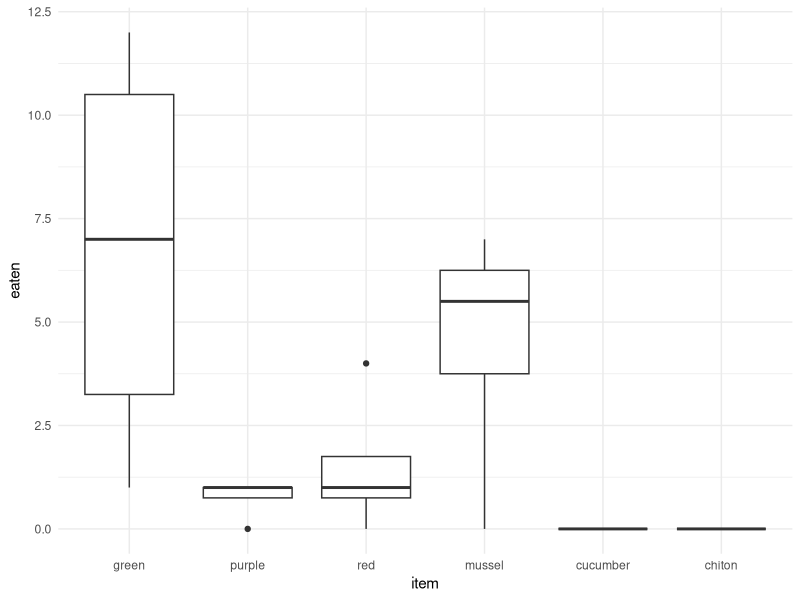
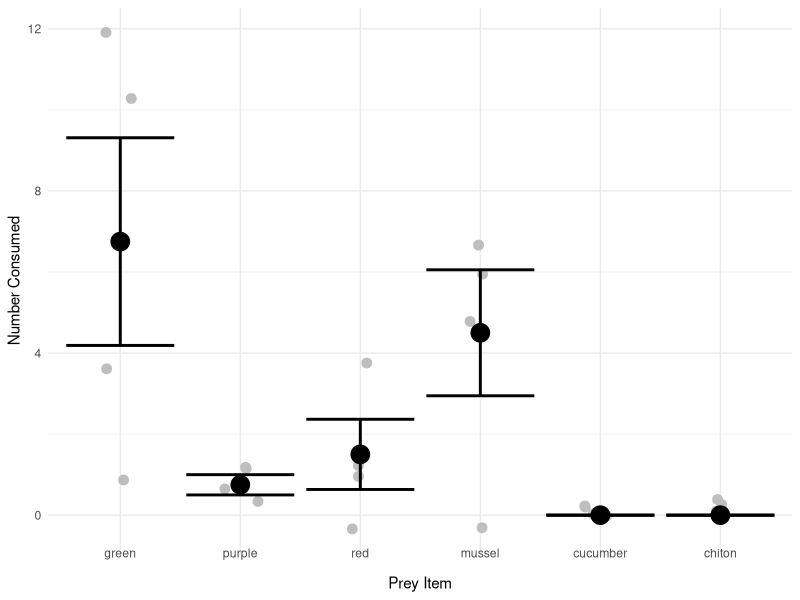
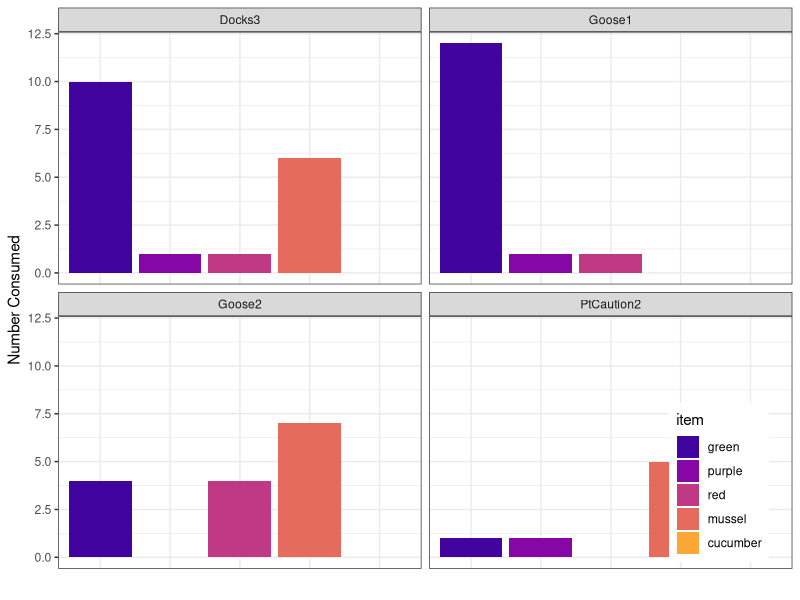
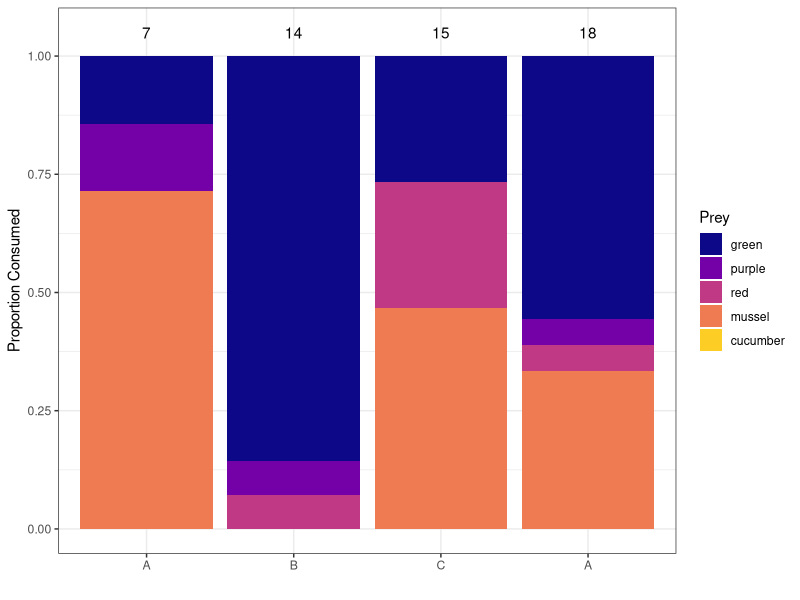
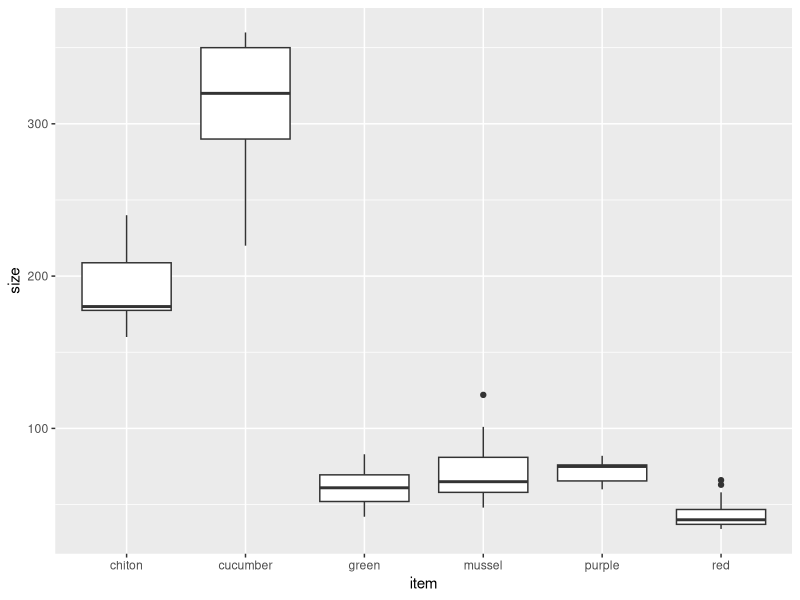
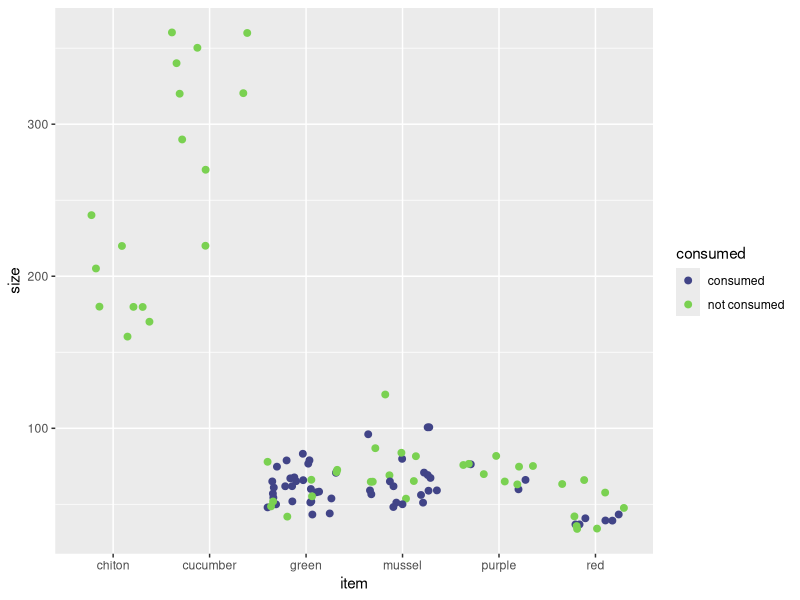
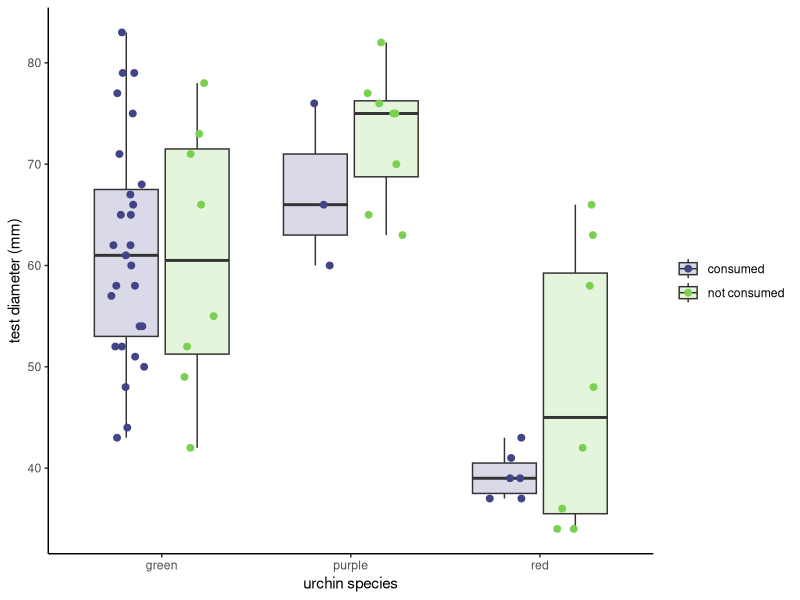
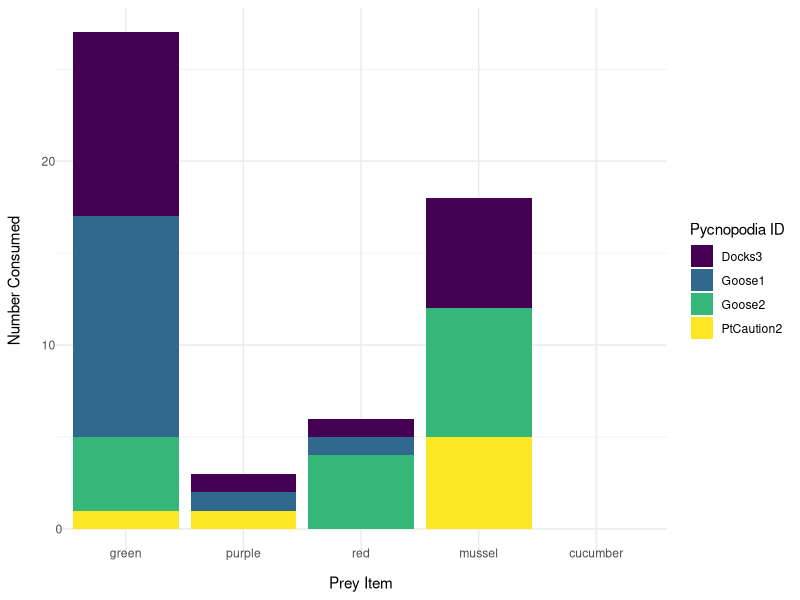

The R script that drew these images, in order: (Note: this script raises an error after producing the figures.)
#++++++++++++++++++++++++++++++++++++++++++++++++++++++++++++++++++++++++++++++++++
#                                                                                ##
# Pycno Feeding Preference Cafeteria Experiment                                  ##
# Data are current as of 2022-08-04                                              ##
# Data source: Ross Whippo - OIMB/FHL                                            ##
# R code prepared by Ross Whippo                                                 ##
# Last updated 2022-08-04                                                        ##
#                                                                                ##
#++++++++++++++++++++++++++++++++++++++++++++++++++++++++++++++++++++++++++++++++++

# SUMMARY:


# Required Files (check that script is loading latest version):
# PycnoFeeding_cafeteria.csv

# Associated Scripts:
# FILE.R

# TO DO 

# +++++++++++++++++++++++++++++++++++++++++++++++++++++++++++++++++++++++++++++++++
# TABLE OF CONTENTS                                                            ####
#                                                                                 +
# RECENT CHANGES TO SCRIPT                                                        +
# LOAD PACKAGES                                                                   +
# READ IN AND PREPARE DATA                                                        +
# MANIPULATE DATA                                                                 +
#                                                                                 +
#++++++++++++++++++++++++++++++++++++++++++++++++++++++++++++++++++++++++++++++++++

#++++++++++++++++++++++++++++++++++++++++++++++++++++++++++++++++++++++++++++++++++
# RECENT CHANGES TO SCRIPT                                                     ####
#++++++++++++++++++++++++++++++++++++++++++++++++++++++++++++++++++++++++++++++++++

# 2022-08-04 Script created

#++++++++++++++++++++++++++++++++++++++++++++++++++++++++++++++++++++++++++++++++++
# LOAD PACKAGES                                                                ####
#++++++++++++++++++++++++++++++++++++++++++++++++++++++++++++++++++++++++++++++++++

library(tidyverse)
library(viridis)
library(vegan)
library(rstatix)
library(ggpubr)
library(reshape2)

#++++++++++++++++++++++++++++++++++++++++++++++++++++++++++++++++++++++++++++++++++
# READ IN AND PREPARE DATA                                                     ####
#++++++++++++++++++++++++++++++++++++++++++++++++++++++++++++++++++++++++++++++++++

cafeteria <- read_csv("Data/PycnoFeeding_cafeteria.csv")
PycnoMetrics <- read_csv("Data/PycnoMetrics.csv")

#++++++++++++++++++++++++++++++++++++++++++++++++++++++++++++++++++++++++++++++++++
# MANIPULATE DATA                                                              ####
#++++++++++++++++++++++++++++++++++++++++++++++++++++++++++++++++++++++++++++++++++

# create column for counts of consumed critters
consumed <- cafeteria %>%
  mutate(consumed = as.integer(!(is.na(consumed_date)))) %>%
  group_by(pycnoID, item) %>%
  summarise(eaten = sum(consumed))

consumed$item <- factor(consumed$item, levels = c("green", "purple", "red", "mussel", "cucumber", "chiton"))

#++++++++++++++++++++++++++++++++++++++++++++++++++++++++++++++++++++++++++++++++++
# FIGURES                                                                      ####
#++++++++++++++++++++++++++++++++++++++++++++++++++++++++++++++++++++++++++++++++++

# boxplot of number of items consumed per pycno

consumed %>%
  ggplot(aes(x = item, y = eaten)) +
  geom_boxplot() +
  theme_minimal()

# mean and sterror of consumption for urchins and mussels

#filter(consumed, item %in% c("green", "purple", "red", "mussel")) %>%
consumed %>%
ggplot(aes(x = item, y = eaten)) +
  geom_jitter(col = "grey", size = 3, width = 0.15) +
  scale_color_viridis(discrete = TRUE,
                      begin = 0.3,
                      end = 0.7,
                      option = "magma") +
  stat_summary(
    geom = "point",
    fun = "mean",
    size = 6,
    shape = 19
  ) +
  geom_errorbar(stat="summary", fun.data="mean_se", size = 1) +
  theme_minimal() +
  labs(x = "Prey Item", y = "Number Consumed") +
  theme(axis.text.x = element_text(vjust = 5))

consumed %>%
  group_by(item) %>%
  summarise(mean(eaten), sd(eaten))

# barplot of consumption by pycno
consumed %>% filter(item %in% c('green', 'mussel', 'red', 'purple', 'cucumber')) %>%
  ggplot(aes(x = item, y = eaten, fill = item)) +
  geom_col() +
  scale_fill_viridis(discrete = TRUE, option = 5, begin = 0.1, end = 0.8) +
  facet_wrap(pycnoID~.) +
  theme_bw() +
  labs(x = "", y = "Number Consumed") +
  theme(axis.text.x=element_blank(), axis.ticks.x = element_blank()) +
  theme(legend.position = c(.9, .16))

# proportional barplot of consumption per pycno
totals<- consumed %>%
  group_by(pycnoID) %>%
  summarise(total=sum(eaten))
  
consumed %>%
  filter(item %in% c('green', 'purple', 'red', 'mussel', 'cucumber')) %>%
  ggplot() +
  geom_col(aes(x = reorder(pycnoID, eaten, function(x){ sum(x)}), y = eaten, fill = item), position = "fill") +
  scale_fill_viridis(discrete = TRUE, option = 5, end = 0.9) +
  theme_bw() + 
  scale_x_discrete(label = c('A', 'B', 'C', 'A', 'A', 'D', 'D', 'E', 'A', 'A', 'A')) +
  geom_text(data = totals, aes(x = pycnoID, y= 1.05, label = total, fill = NULL)) +
  labs(x = "", y = "Proportion Consumed") +
  guides(fill=guide_legend(title="Prey"))

# barplot of prey sizes
cafeteria %>%
  ggplot(aes(x = item, y = size)) +
  geom_boxplot()

# consumed prey by size
cafeteria %>%
  mutate(consumed = as.character(as.integer(!(is.na(consumed_date))))) %>%
  mutate(consumed = recode(consumed, '1' = 'consumed', '0' = 'not consumed')) %>%
  ggplot(aes(x = item, y = size, color = consumed)) +
  geom_point(size = 2, position = "jitter") +
  scale_color_viridis(discrete = TRUE, begin = 0.2, end = 0.8, option = "D")

# consumed urchins by size with points and boxplots
urchin_plot <- cafeteria %>%
  mutate(consumed = as.character(as.integer(!(is.na(consumed_date))))) %>%
  mutate(consumed = recode(consumed, '1' = 'consumed', '0' = 'not consumed')) %>%
  filter(item %in% c("green", "red", "purple")) %>%
  unite(urchin_species, item, consumed, sep = " ", remove = FALSE)

  ggplot(urchin_plot, aes(item, size), fill = consumed) +
  geom_boxplot(aes(fill = consumed), alpha = 0.2) +
  geom_point(size = 2, aes(color = consumed), position = position_jitterdodge(jitter.width = 0.2)) +
  scale_color_viridis(name = NULL, discrete = TRUE, begin = 0.2, end = 0.8, option = "D") +
  scale_fill_viridis(name = NULL, discrete = TRUE, begin = 0.2, end = 0.8, option = "D") +
  xlab("urchin species") +
  ylab("test diameter (mm)") +
  theme_classic() 




consumed_stack <- consumed %>%
  filter(item != "chiton") %>%
  group_by(pycnoID, item) %>%
  summarise(`Number Consumed` = sum(eaten))

# total number of prey items eaten across all trials
consumed_stack %>%
  ggplot(aes(x = item, y = `Number Consumed`, fill = pycnoID)) +
  geom_col() +
  scale_fill_viridis(discrete = TRUE, option = 7) +
  theme_minimal() +
  labs(x = "Prey Item") +
  theme(axis.text.x = element_text(vjust = 5), axis.text.y = element_text(hjust = 2)) +
  guides(fill=guide_legend(title="Pycnopodia ID"))

consumed_stack %>%
  group_by(item) %>%
  summarise(sum(`Number Consumed`))

# Pycno Sizes
PycnoMetrics %>%
  ggplot(aes(x = pycnoID, y = diameter_cm)) +
  geom_point(size = 4)

PycnoMetrics %>%
  summarise(mean(diameter_cm), sd(diameter_cm))

#++++++++++++++++++++++++++++++++++++++++++++++++++++++++++++++++++++++++++++++++++
# STATS                                                                        ####
#++++++++++++++++++++++++++++++++++++++++++++++++++++++++++++++++++++++++++++++++++

# use S-W diversity measures - diversity and evenness of preferences

# make dataset wide
consumed_wide <- consumed %>%
  filter(item != "chiton") %>%
  pivot_wider(names_from = item, values_from = eaten)

# shannon
diet_div <- diversity(consumed_wide[,2:6])
# evenness
diet_even <- diet_div/log(specnumber(consumed_wide))

# plot data
diet_plot <- consumed_wide %>%
  select(pycnoID) %>%
  add_column(diet_div, diet_even)
diet_plot <- diet_plot %>%
  pivot_longer(diet_div:diet_even, names_to = "measure", values_to = "value")
ggplot(diet_plot) +
  geom_boxplot(aes(x = measure, y = value, fill = measure)) +
  scale_fill_viridis(discrete = TRUE, begin = 0.4, end = 0.8, option = "F") +
  theme_bw() +
  scale_x_discrete(label = c('S-W Diversity', 'Evenness')) +
  labs(x = "Measure", y = "Value") +
  theme(legend.position = "none")




# rogers index of food preference

consumed_rogers <- cafeteria %>%
  filter(!is.na(consumed_date)) %>%
  select(pycnoID, item, consumed_date) %>%
  mutate(quantity = 1) %>%
  group_by(pycnoID, item) %>%
  mutate(day = case_when(consumed_date == "2022-07-08" ~ 1,
                         consumed_date == "2022-07-09" ~ 2,
                         consumed_date == "2022-07-10" ~ 3,
                         consumed_date == "2022-07-11" ~ 4,
                         consumed_date == "2022-07-12" ~ 5,
                         consumed_date == "2022-07-13" ~ 6,
                         consumed_date == "2022-07-14" ~ 7,
                         consumed_date == "2022-07-15" ~ 8,
                         consumed_date == "2022-07-16" ~ 9,
                         consumed_date == "2022-07-17" ~ 10,
                         consumed_date == "2022-07-18" ~ 11,
                         consumed_date == "2022-07-19" ~ 12,
                         consumed_date == "2022-07-20" ~ 13,
                         consumed_date == "2022-07-28" ~ 1,
                         consumed_date == "2022-07-29" ~ 2,
                         consumed_date == "2022-07-30" ~ 3,
                         consumed_date == "2022-07-31" ~ 4,
                         consumed_date == "2022-08-01" ~ 5,
                         consumed_date == "2022-08-02" ~ 6,
                         consumed_date == "2022-08-03" ~ 7,
                         consumed_date == "2022-08-04" ~ 8,
                         consumed_date == "2022-08-05" ~ 9,
                         consumed_date == "2022-08-06" ~ 10,
                         consumed_date == "2022-08-07" ~ 11,
                         consumed_date == "2022-08-08" ~ 12,
                         consumed_date == "2022-08-09" ~ 13,
                         consumed_date == "2022-08-14" ~ 1,
                         consumed_date == "2022-08-15" ~ 2,
                         consumed_date == "2022-08-16" ~ 3,
                         consumed_date == "2022-08-17" ~ 4,
                         consumed_date == "2022-08-18" ~ 5,
                         consumed_date == "2022-08-19" ~ 6,
                         consumed_date == "2022-08-20" ~ 7,
                         consumed_date == "2022-08-21" ~ 8,
                         consumed_date == "2022-08-22" ~ 9,
                         consumed_date == "2022-08-23" ~ 10,
                         consumed_date == "2022-08-24" ~ 11,
                         consumed_date == "2022-08-25" ~ 12,
                         consumed_date == "2022-08-26" ~ 13,
                         consumed_date == "2022-09-08" ~ 1,
                         consumed_date == "2022-09-09" ~ 2,
                         consumed_date == "2022-09-10" ~ 3,
                         consumed_date == "2022-09-11" ~ 4,
                         consumed_date == "2022-09-12" ~ 5,
                         consumed_date == "2022-09-13" ~ 6,
                         consumed_date == "2022-09-14" ~ 7,
                         consumed_date == "2022-09-15" ~ 8,
                         consumed_date == "2022-09-16" ~ 9,
                         consumed_date == "2022-09-17" ~ 10,
                         consumed_date == "2022-09-18" ~ 11,
                         consumed_date == "2022-09-19" ~ 12,
                         consumed_date == "2022-09-20" ~ 13,
                         consumed_date == "2022-09-29" ~ 1,
                         consumed_date == "2022-09-30" ~ 2,
                         consumed_date == "2022-10-01" ~ 3,
                         consumed_date == "2022-10-02" ~ 4,
                         consumed_date == "2022-10-03" ~ 5,
                         consumed_date == "2022-10-04" ~ 6,
                         consumed_date == "2022-10-05" ~ 7,
                         consumed_date == "2022-10-06" ~ 8,
                         consumed_date == "2022-10-07" ~ 9,
                         consumed_date == "2022-10-08" ~ 10,
                         consumed_date == "2022-10-09" ~ 11,
                         consumed_date == "2022-10-10" ~ 12,
                         consumed_date == "2022-10-11" ~ 13)) %>%
  complete(day = c(1:13)) %>%
  replace_na(list(quantity = 0)) %>%
  ungroup() %>%
  group_by(pycnoID, item, day) %>%
  summarise(quantity = sum(quantity)) %>%
  reframe(quantity = cumsum(quantity)) %>%
  mutate(day = rep(1:13, 34)) %>%
  mutate(item = factor(item, levels = c("green", "purple", "red", "mussel", "cucumber"))) %>%
  mutate(Prey = item) %>%
  mutate(Site = case_when(pycnoID == "Eagle1" ~ "A (Eagle Cove 1)",
                          pycnoID == "Eagle2" ~ "A (Eagle Cove 2)",
                          pycnoID == "Eagle3" ~ "A (Eagle Cove 3)",
                          pycnoID == "Eagle4" ~ "A (Eagle Cove 4)",
                          pycnoID == "Eagle5" ~ "A (Eagle Cove 5)",
                          pycnoID == "Eagle6" ~ "A (Eagle Cove 6)",
                          pycnoID == "ONeal1" ~ "B (O'Neal Is.)",
                          pycnoID == "PtCaution2" ~ "C (Pt. Caution)",
                          pycnoID == "Goose1" ~ "D (Goose Is. 1)",
                          pycnoID == "Goose2" ~ "D (Goose Is. 2)",
                          pycnoID == "Docks3" ~ "E (FHL Docks)"))



consumed_rogers %>%
 ggplot(aes(x = day, y = quantity, color = Prey, fill = Prey)) + 
  geom_line() +
  geom_point() +
  scale_fill_viridis(discrete = TRUE, option = 5, end = 0.9) +
  scale_color_viridis(discrete = TRUE, option = 5, end = 0.9) +
  scale_y_continuous(limits = c(0,16)) +
  facet_wrap(Site~.) +
  theme_bw() +
  xlab("Day") +
  ylab("Count")



# area under curve?

Area <- sm_auc_all(subjects = 'pycnoID', conditions = 'Prey', 
           x = 'day', values = 'quantity',
           data = consumed_rogers)

Area1 <- Area %>%
  group_by(Prey) %>%
  summarise(mean(AUC_quantity), sd(AUC_quantity))

write_csv(Area, "area_uc.csv")
write_csv(Area1, "area1_uc.csv")



####
#<<<<<<<<<<<<<<<<<<<<<<<<<<END OF SCRIPT>>>>>>>>>>>>>>>>>>>>>>>>#

# SCRATCH PAD ####

here <- cafeteria %>%
  mutate(consumed = as.integer(!(is.na(consumed_date))))
